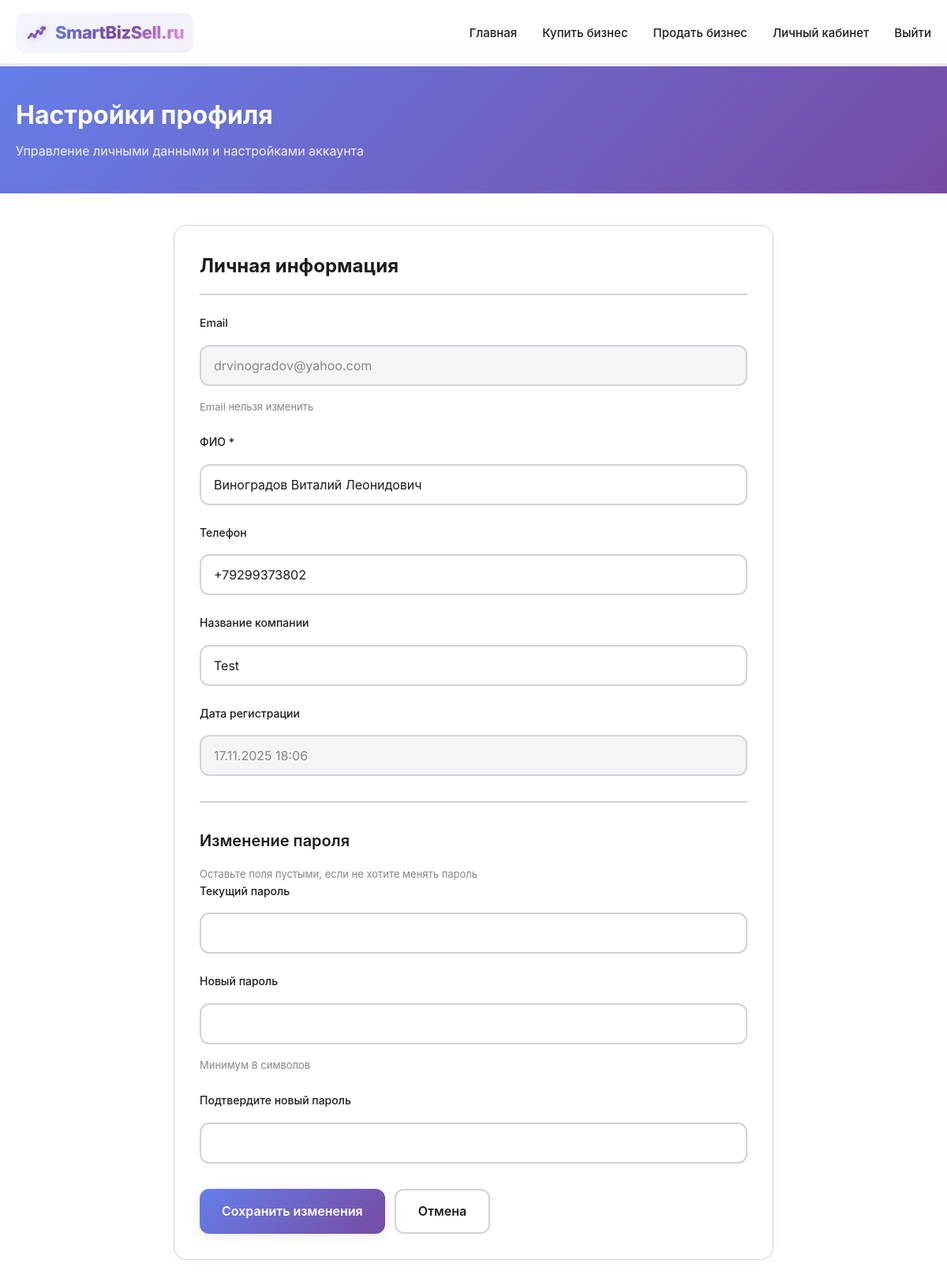
The app's page /profile.php (signed in) with its own data.
### tables this page shows
CREATE TABLE `users` (
  `id` int NOT NULL,
  `email` varchar(255) NOT NULL,
  `password_hash` varchar(255) NOT NULL,
  `full_name` varchar(255) NOT NULL,
  `phone` varchar(50) DEFAULT NULL,
  `company_name` varchar(255) DEFAULT NULL,
  `created_at` timestamp NULL DEFAULT CURRENT_TIMESTAMP,
  `updated_at` timestamp NULL DEFAULT CURRENT_TIMESTAMP ON UPDATE CURRENT_TIMESTAMP,
  `last_login` timestamp NULL DEFAULT NULL,
  `is_active` tinyint(1) DEFAULT '1',
  `welcome_shown` tinyint(1) DEFAULT '0' COMMENT 'Флаг показа приветственного окна (0 - не показано, 1 - показано)'
);

### config.php (called while the page is built, shortened)
<?php
function getDBConnection() {
    static $pdo = null;
    if ($pdo === null) {
        try {
            $dsn = "mysql:host=" . DB_HOST . ";dbname=" . DB_NAME . ";charset=" . DB_CHARSET;
            $options = [
                PDO::ATTR_ERRMODE            => PDO::ERRMODE_EXCEPTION,
                PDO::ATTR_DEFAULT_FETCH_MODE => PDO::FETCH_ASSOC,
                PDO::ATTR_EMULATE_PREPARES   => false,
                PDO::MYSQL_ATTR_INIT_COMMAND => "SET NAMES utf8mb4 COLLATE utf8mb4_unicode_ci"
            ];
            $pdo = new PDO($dsn, DB_USER, DB_PASS, $options);
        } catch (PDOException $e) {
            error_log("Database connection error: " . $e->getMessage());
            die("Ошибка подключения к базе данных. Пожалуйста, обратитесь к администратору.");
        }
    }
    return $pdo;
}
function getCurrentUser() {
    try {
        $pdo = getDBConnection();
        $stmt = $pdo->prepare("SELECT id, email, full_name, phone, company_name, created_at FROM users WHERE id = ? AND is_active = 1");
        $stmt->execute([$_SESSION['user_id']]);
        return $stmt->fetch();
    } catch (PDOException $e) {
        error_log("Error getting current user: " . $e->getMessage());
        return null;
    }
}

### profile.php (the view, shortened to what this page needs)
<?php
require_once 'config.php';
$user = getCurrentUser();
?>
<!DOCTYPE html>
<html lang="ru">
<head>
    <link rel="stylesheet" href="styles.css?v=<?php echo time(); ?>">
</head>
<body>
    <nav class="navbar">
        <div class="container">
            <div class="nav-content">
                <a href="index.php" class="logo">
                    <span class="logo-icon"><?php echo getLogoIcon(); ?></span>
                    <span class="logo-text">SmartBizSell.ru</span>
                </a>
                <ul class="nav-menu">
                    <li><a href="index.php">Главная</a></li>
                    <li><a href="index.php#buy-business">Купить бизнес</a></li>
                    <li><a href="index.php#seller-form">Продать бизнес</a></li>
                    <li><a href="dashboard.php">Личный кабинет</a></li>
                    <li><a href="logout.php">Выйти</a></li>
                </ul>
            </div>
        </div>
    </nav>
    <div class="profile-header">
        <div class="profile-header-content">
            <h1>Настройки профиля</h1>
            <p>Управление личными данными и настройками аккаунта</p>
        </div>
    </div>
    <div class="profile-container">
        <div class="profile-card">
            <h2 class="profile-card-title">Личная информация</h2>
            <form method="POST" action="">
                <div class="form-group">
                    <label for="email">Email</label>
                    <input type="email" id="email" name="email" value="<?php echo htmlspecialchars($user['email'], ENT_QUOTES, 'UTF-8'); ?>" disabled>
                    <span class="info-text">Email нельзя изменить</span>
                </div>
                <div class="form-group">
                    <label for="full_name">ФИО *</label>
                    <input type="text" id="full_name" name="full_name" required
                           value="<?php echo htmlspecialchars($user['full_name'] ?? '', ENT_QUOTES, 'UTF-8'); ?>">
                </div>
                <div class="form-group">
                    <label for="phone">Телефон</label>
                    <input type="tel" id="phone" name="phone"
                           value="<?php echo htmlspecialchars($user['phone'] ?? '', ENT_QUOTES, 'UTF-8'); ?>">
                </div>
                <div class="form-group">
                    <label for="company_name">Название компании</label>
                    <input type="text" id="company_name" name="company_name"
                           value="<?php echo htmlspecialchars($user['company_name'] ?? '', ENT_QUOTES, 'UTF-8'); ?>">
                </div>
                <div class="form-group">
                    <label>Дата регистрации</label>
                    <input type="text" value="<?php echo date('d.m.Y H:i', strtotime($user['created_at'])); ?>" disabled>
                </div>
                <div class="password-section">
                    <h3 class="password-section-title">Изменение пароля</h3>
                    <p class="password-hint">Оставьте поля пустыми, если не хотите менять пароль</p>
                    <div class="form-group">
                        <label for="current_password">Текущий пароль</label>
                        <input type="password" id="current_password" name="current_password">
                    </div>
                    <div class="form-group">
                        <label for="new_password">Новый пароль</label>
                        <input type="password" id="new_password" name="new_password" minlength="<?php echo PASSWORD_MIN_LENGTH; ?>">
                        <span class="password-hint">Минимум <?php echo PASSWORD_MIN_LENGTH; ?> символов</span>
                    </div>
                    <div class="form-group">
                        <label for="confirm_password">Подтвердите новый пароль</label>
                        <input type="password" id="confirm_password" name="confirm_password" minlength="<?php echo PASSWORD_MIN_LENGTH; ?>">
                    </div>
                </div>
                <div style="margin-top: 32px; display: flex; gap: 12px; flex-wrap: wrap;">
                    <button type="submit" class="btn btn-primary">Сохранить изменения</button>
                    <a href="dashboard.php" class="btn btn-secondary">Отмена</a>
                </div>
            </form>
        </div>
    </div>
</body>
</html>

### profile.php (style rules this page uses)
.profile-header { background: linear-gradient(135deg, #667EEA 0%, #764BA2 100%); padding: 40px 0; color: white; margin-bottom: 40px; margin-top: 80px; }
.profile-header-content { max-width: 1200px; margin: 0 auto; padding: 0 20px; }
.profile-header h1 { font-size: 32px; margin-bottom: 8px; }
.profile-header p { opacity: 0.9; font-size: 16px; }
.profile-container { max-width: 800px; margin: 0 auto; padding: 0 20px 40px; }
.profile-card { background: white; border-radius: 16px; padding: 32px; box-shadow: var(--shadow-sm); border: 1px solid var(--border-color); margin-bottom: 24px; }
.profile-card-title { font-size: 24px; font-weight: 700; margin-bottom: 24px; color: var(--text-primary); padding-bottom: 16px; border-bottom: 2px solid var(--border-color); }
.form-group { margin-bottom: 24px; }
.form-group label { display: block; margin-bottom: 8px; font-weight: 500; color: var(--text-primary); font-size: 14px; }
.form-group input { width: 100%; padding: 14px 16px; border: 2px solid var(--border-color); border-radius: 12px; font-size: 16px; transition: all 0.3s ease; background: #fff; font-family: inherit; }
.form-group input:disabled { background: #f5f5f7; color: #86868B; cursor: not-allowed; }
.btn { padding: 14px 28px; border-radius: 12px; font-weight: 600; text-decoration: none; display: inline-block; transition: all 0.3s ease; border: none; cursor: pointer; font-size: 16px; font-family: inherit; }
.btn-primary { background: linear-gradient(135deg, #667EEA 0%, #764BA2 100%); color: white; }
.btn-secondary { background: white; color: var(--text-primary); border: 2px solid var(--border-color); margin-right: 12px; }
.password-section { margin-top: 32px; padding-top: 32px; border-top: 2px solid var(--border-color); }
.password-section-title { font-size: 20px; font-weight: 600; margin-bottom: 16px; color: var(--text-primary); }
.password-hint { font-size: 13px; color: var(--text-secondary); margin-top: 8px; }
.info-text { font-size: 13px; color: var(--text-secondary); margin-top: 8px; }

### records on screen
users: email "drvinogradov@yahoo.com", full_name "Виноградов Виталий Леонидович", phone "+79299373802", company_name "Test", created_at "17.11.2025 18:06"

### other values on screen
PASSWORD_MIN_LENGTH "8"
